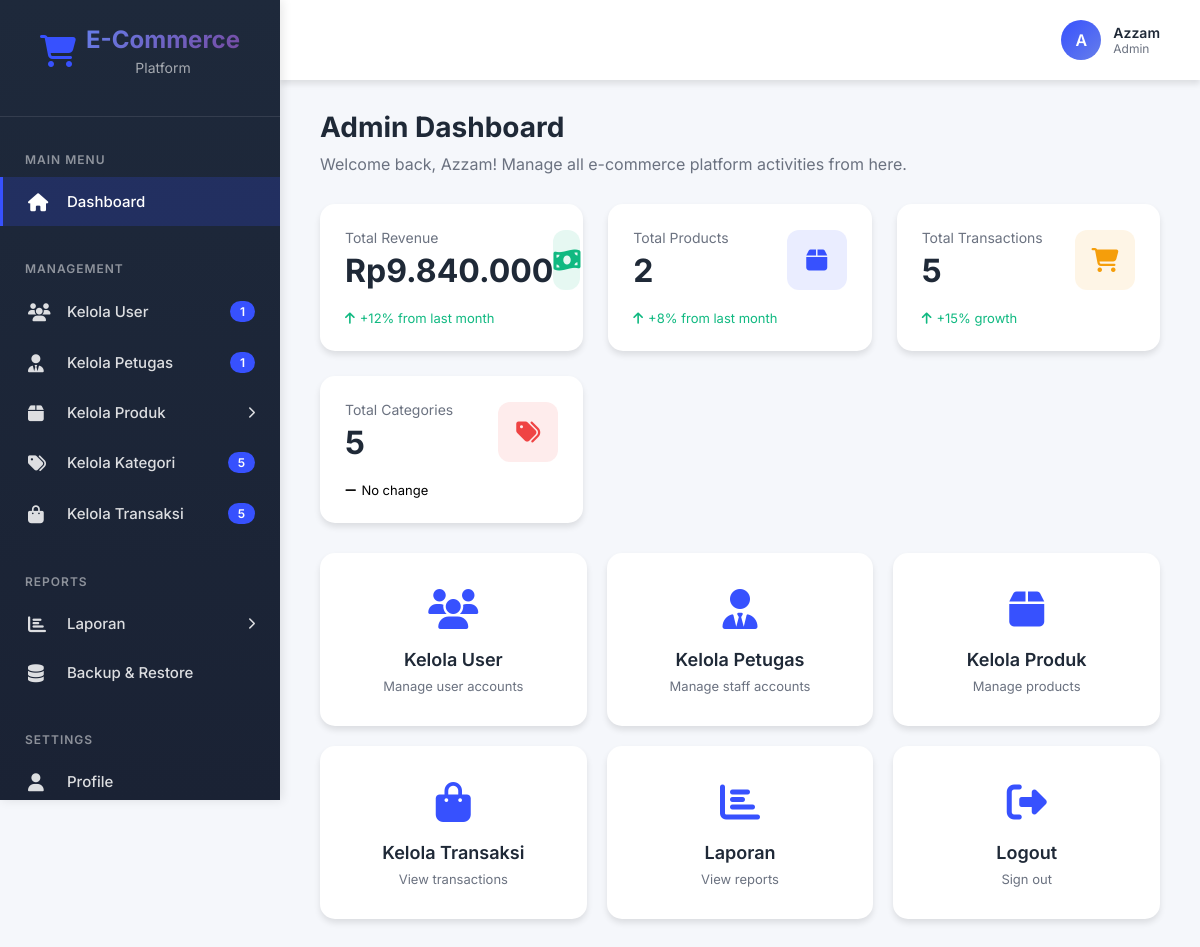
/Admin/admin_dashboard.php (signed in), run on the app's committed database.
### tables this page shows
CREATE TABLE `users` (
  `id` int(11) NOT NULL,
  `full_name` varchar(100) NOT NULL,
  `email` varchar(100) NOT NULL,
  `phone` varchar(20) DEFAULT NULL,
  `address` text DEFAULT NULL,
  `profile_picture` varchar(255) DEFAULT NULL,
  `password` varchar(255) NOT NULL,
  `role` enum('user','petugas','admin') DEFAULT 'user',
  `balance` decimal(10,2) DEFAULT 0.00,
  `status` enum('active','inactive') DEFAULT 'active',
  `created_at` timestamp NOT NULL DEFAULT current_timestamp(),
  `updated_at` timestamp NOT NULL DEFAULT current_timestamp() ON UPDATE current_timestamp()
);

### Admin/admin_dashboard.php (the view, shortened to what this page needs)
<?php
require_once '../config.php';
try {
    $stmt = $conn->prepare("SELECT * FROM users WHERE id = :id");
    $stmt->execute(['id' => $_SESSION['user_id']]);
    $current_user = $stmt->fetch();
    $stmt = $conn->query("SELECT COUNT(*) as total FROM users WHERE role = 'user'");
    $total_users = $stmt->fetch()['total'];
    $stmt = $conn->query("SELECT COUNT(*) as total FROM users WHERE role = 'petugas'");
    $total_petugas = $stmt->fetch()['total'];
    $stmt = $conn->query("SELECT COUNT(*) as total FROM products");
    $total_products = $stmt->fetch()['total'];
    $stmt = $conn->query("SELECT COUNT(*) as total FROM categories");
    $total_categories = $stmt->fetch()['total'];
    $stmt = $conn->query("SELECT COUNT(*) as total FROM transactions");
    $total_transactions = $stmt->fetch()['total'];
    $stmt = $conn->query("SELECT SUM(total_amount) as total FROM transactions WHERE status IN ('paid', 'shipped', 'delivered')");
    $total_revenue = $stmt->fetch()['total'] ?? 0;
} catch(PDOException $e) {
    $total_users = 0;
    $total_petugas = 0;
    $total_admin = 0;
    $total_semua = 0;
    $total_products = 0;
    $total_categories = 0;
    $total_transactions = 0;
    $total_revenue = 0;
}
?>
<!DOCTYPE html>
<html lang="id">
<head>
    <link rel="stylesheet" href="https://cdnjs.cloudflare.com/ajax/libs/font-awesome/6.4.0/css/all.min.css">
</head>
<body>
    <div class="sidebar">
        <div class="sidebar-header">
            <div class="logo">
                <i class="fas fa-shopping-cart logo-icon"></i>
                <div>
                    <div class="logo-text">E-Commerce</div>
                    <div class="logo-subtext">Platform</div>
                </div>
            </div>
        </div>
        <div class="sidebar-menu">
            <div class="menu-section">
                <div class="menu-title">Main Menu</div>
                <a href="admin_dashboard.php" class="menu-item active">
                    <i class="fas fa-home menu-icon"></i>
                    <span class="menu-text">Dashboard</span>
                </a>
            </div>
            <div class="menu-section">
                <div class="menu-title">Management</div>
                <a href="kelola_user.php" class="menu-item">
                    <i class="fas fa-users menu-icon"></i>
                    <span class="menu-text">Kelola User</span>
                    <span class="menu-badge"><?php echo $total_users; ?></span>
                </a>
                <a href="kelola_petugas.php" class="menu-item">
                    <i class="fas fa-user-tie menu-icon"></i>
                    <span class="menu-text">Kelola Petugas</span>
                    <span class="menu-badge"><?php echo $total_petugas; ?></span>
                </a>
                <div class="menu-item" onclick="toggleSubmenu('produkSubmenu')">
                    <i class="fas fa-box menu-icon"></i>
                    <span class="menu-text">Kelola Produk</span>
                    <i class="fas fa-chevron-right menu-arrow" id="produkArrow"></i>
                </div>
                <a href="kelola_kategori.php" class="menu-item">
                    <i class="fas fa-tags menu-icon"></i>
                    <span class="menu-text">Kelola Kategori</span>
                    <span class="menu-badge"><?php echo $total_categories; ?></span>
                </a>
                <a href="kelola_transaksi.php" class="menu-item">
                    <i class="fas fa-shopping-bag menu-icon"></i>
                    <span class="menu-text">Kelola Transaksi</span>
                    <span class="menu-badge"><?php echo $total_transactions; ?></span>
                </a>
            </div>
            <div class="menu-section">
                <div class="menu-title">Reports</div>
                <div class="menu-item" onclick="toggleSubmenu('laporanSubmenu')">
                    <i class="fas fa-chart-bar menu-icon"></i>
                    <span class="menu-text">Laporan</span>
                    <i class="fas fa-chevron-right menu-arrow" id="laporanArrow"></i>
                </div>
                <a href="backup_restore.php" class="menu-item">
                    <i class="fas fa-database menu-icon"></i>
                    <span class="menu-text">Backup & Restore</span>
                </a>
            </div>
            <div class="menu-section">
                <div class="menu-title">Settings</div>
                <a href="profile.php" class="menu-item">
                    <i class="fas fa-user menu-icon"></i>
                    <span class="menu-text">Profile</span>
                </a>
            </div>
        </div>
    </div>
    <div class="main-content">
        <div class="header">
            <div class="header-right">
                <div class="user-profile" onclick="window.location.href='profile.php'">
                    <div class="avatar">
                        <?php if($current_user['profile_picture'] && file_exists('../uploads/profiles/' . $current_user['profile_picture'])): ?>
                            <img src="../uploads/profiles/<?php echo $current_user['profile_picture']; ?>" alt="Profile">
                        <?php else: ?>
                            <?php echo strtoupper(substr($current_user['full_name'], 0, 1)); ?>
                        <?php endif; ?>
                    </div>
                    <div class="user-info">
                        <div class="user-name"><?php echo $current_user['full_name']; ?></div>
                        <div class="user-role"><?php echo ucfirst($current_user['role']); ?></div>
                    </div>
                </div>
            </div>
        </div>
        <div class="dashboard-content">
            <h1 class="page-title">Admin Dashboard</h1>
            <p class="page-subtitle">Welcome back, <?php echo $current_user['full_name']; ?>! Manage all e-commerce platform activities from here.</p>
            <div class="stats-grid">
                <div class="stat-card" onclick="openModal('laporanModal')">
                    <div class="stat-header">
                        <div>
                            <div class="stat-label">Total Revenue</div>
                            <div class="stat-value">Rp<?php echo number_format($total_revenue, 0, ',', '.'); ?></div>
                        </div>
                        <div class="stat-icon success">
                            <i class="fas fa-money-bill-wave"></i>
                        </div>
                    </div>
                    <div class="stat-change positive">
                        <i class="fas fa-arrow-up"></i>
                        <span>+12% from last month</span>
                    </div>
                </div>
                <div class="stat-card" onclick="openModal('produkModal')">
                    <div class="stat-header">
                        <div>
                            <div class="stat-label">Total Products</div>
                            <div class="stat-value"><?php echo $total_products; ?></div>
                        </div>
                        <div class="stat-icon primary">
                            <i class="fas fa-box"></i>
                        </div>
                    </div>
                    <div class="stat-change positive">
                        <i class="fas fa-arrow-up"></i>
                        <span>+8% from last month</span>
                    </div>
                </div>
                <div class="stat-card">
                    <div class="stat-header">
                        <div>
                            <div class="stat-label">Total Transactions</div>
                            <div class="stat-value"><?php echo $total_transactions; ?></div>
                        </div>
                        <div class="stat-icon warning">
                            <i class="fas fa-shopping-cart"></i>
                        </div>
                    </div>
                    <div class="stat-change positive">
                        <i class="fas fa-arrow-up"></i>
                        <span>+15% growth</span>
                    </div>
                </div>
                <div class="stat-card">
                    <div class="stat-header">
                        <div>
                            <div class="stat-label">Total Categories</div>
                            <div class="stat-value"><?php echo $total_categories; ?></div>
                        </div>
                        <div class="stat-icon danger">
                            <i class="fas fa-tags"></i>
                        </div>
                    </div>
                    <div class="stat-change">
                        <i class="fas fa-minus"></i>
                        <span>No change</span>
                    </div>
                </div>
            </div>
            <div class="quick-actions">
                <div class="action-card" onclick="window.location.href='kelola_user.php'">
                    <div class="action-icon">
                        <i class="fas fa-users"></i>
                    </div>
                    <div class="action-title">Kelola User</div>
                    <div class="action-desc">Manage user accounts</div>
                </div>
                <div class="action-card" onclick="window.location.href='kelola_petugas.php'">
                    <div class="action-icon">
                        <i class="fas fa-user-tie"></i>
                    </div>
                    <div class="action-title">Kelola Petugas</div>
                    <div class="action-desc">Manage staff accounts</div>
                </div>
                <div class="action-card" onclick="openModal('produkModal')">
                    <div class="action-icon">
                        <i class="fas fa-box"></i>
                    </div>
                    <div class="action-title">Kelola Produk</div>
                    <div class="action-desc">Manage products</div>
                </div>
                <div class="action-card" onclick="window.location.href='kelola_transaksi.php'">
                    <div class="action-icon">
                        <i class="fas fa-shopping-bag"></i>
                    </div>
                    <div class="action-title">Kelola Transaksi</div>
                    <div class="action-desc">View transactions</div>
                </div>
                <div class="action-card" onclick="openModal('laporanModal')">
                    <div class="action-icon">
                        <i class="fas fa-chart-bar"></i>
                    </div>
                    <div class="action-title">Laporan</div>
                    <div class="action-desc">View reports</div>
                </div>
                <div class="action-card" onclick="window.location.href='../Auth/logout.php'">
                    <div class="action-icon">
                        <i class="fas fa-sign-out-alt"></i>
                    </div>
                    <div class="action-title">Logout</div>
                    <div class="action-desc">Sign out</div>
                </div>
            </div>
        </div>
    </div>
</body>
</html>

### data on the page
users: full_name "A", full_name "Azzam", role "Admin"

### other printed values
$total_users "1"
$total_petugas "1"
$total_categories "5"
$total_transactions "5"
$total_revenue "9.840.000"
$total_products "2"
